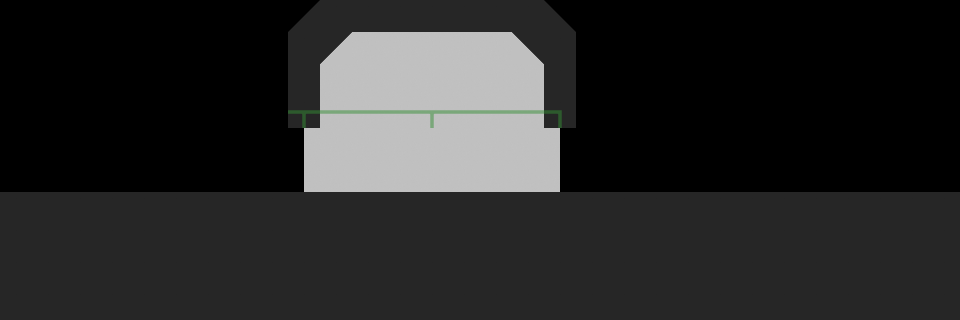

A level layout from a 2D game, rendered from its tile map. Below: a short description, then the map file with tile-grid data replaced by summaries:
An orthogonal 30x10 tile map with 32x32 px tiles, 4 tile layers (Background, Middleground, Foreground, Wire), 3 tilesets and 4 objects (2x DOOR, CCTV, ROUTER).

<map version="1.0" tiledversion="1.0.2" orientation="orthogonal" renderorder="right-down" width="30" height="10" tilewidth="32" tileheight="32" nextobjectid="32">
 <tileset firstgid="1" name="ObjectAtlas" tilewidth="32" tileheight="32" tilecount="16" columns="4">
  <image source="../ObjectAtlas.png" width="128" height="128" />
 </tileset>
 <tileset firstgid="17" name="NonSquareTileAtlas" tilewidth="32" tileheight="32" tilecount="16" columns="4">
  <image source="../NonSquareTileAtlas.png" width="128" height="128" />
 </tileset>
 <tileset firstgid="33" name="SquareTileAtlas" tilewidth="32" tileheight="32" tilecount="16" columns="4">
  <image source="../SquareTileAtlas.png" width="128" height="128" />
 </tileset>
 <layer name="Background" width="30" height="10">
  <data>[300 cells, 39 non-empty, 3 distinct tile ids]</data>
 </layer>
 <layer name="Middleground" width="30" height="10">
  <data>[300 cells, 137 non-empty, 2 distinct tile ids]</data>
 </layer>
 <layer name="Foreground" width="30" height="10">
  <data>[300 cells, 0 non-empty, 0 distinct tile ids]</data>
 </layer>
 <objectgroup name="Objects">
  <object id="27" name="Camera1" type="CCTV" gid="1" x="256" y="128" width="32" height="32" />
  <object id="28" name="Router1" type="ROUTER" gid="3" x="416" y="160" width="32" height="32" />
  <object id="29" name="Door2" type="DOOR" gid="2" x="544" y="192" width="32" height="64" />
  <object id="31" name="Door1" type="DOOR" gid="2" x="288" y="192" width="32" height="64" />
 </objectgroup>
 <layer name="Wire" width="30" height="10" opacity="0.5">
  <data>[300 cells, 9 non-empty, 3 distinct tile ids]</data>
 </layer>
</map>
